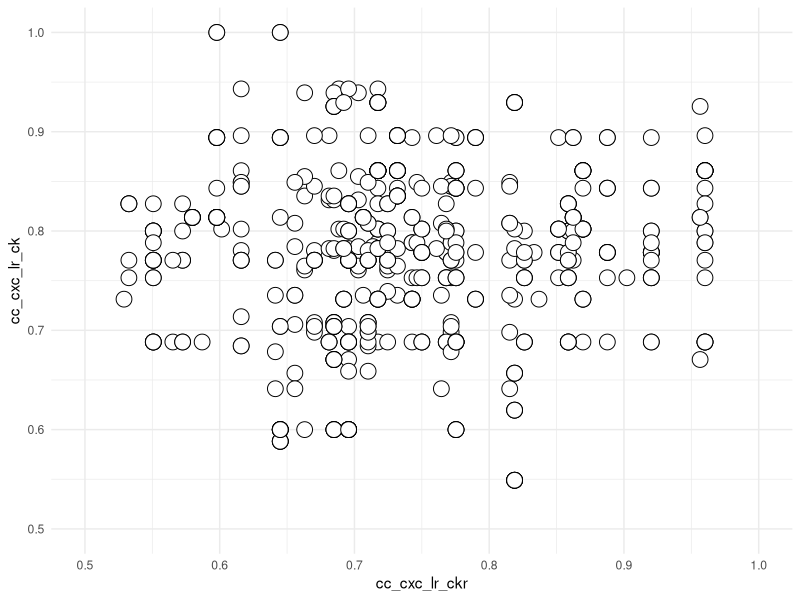

Here is the R script that generated this plot:
# Name:     02_t2_by_t2_plot.R
# Updated:  20221107
# Author:   Andrew Kleist

# packages, working directory
setwd("~/Desktop/Volkman_Lab/BABU_VOLKMAN/CHEMOKINE_PRJ/Data/chemokine_gpcr_ms/")
library(tidyverse)

################################################################################
  
  # import data, select only CC/CXC
  rin <- read_csv("05_integrate/output/RIN_CONS_CLASS.csv") %>% 
    filter(file %in% c("5uiw", "7o7f", "7f1r", "zheng", "7vl9", "7xa3", "7f1t", "6wwz", "6lfo", "ngo"))
  
  # plot (with sizing by no_pdb)
  rin %>%
    # filter(no_pdb >4) %>%
    ggplot(aes(cc_cxc_lr_ckr, cc_cxc_lr_ck))  +
    geom_point(shape = 21, colour = "black", fill = "white", size = 5, stroke = 0.5) +
    # scale_size(range = c(2, 8)) +
    xlim(0.5,1) +
    ylim(0.5,1) +
    theme_minimal()
  
  # subset for analysis
  test <- rin %>% filter(cc_cxc_lr_ck >= 0.75 & cc_cxc_lr_ckr >= 0.75) %>%
    count(source_gnccn, target_gnccn) %>% unique()
  
  
